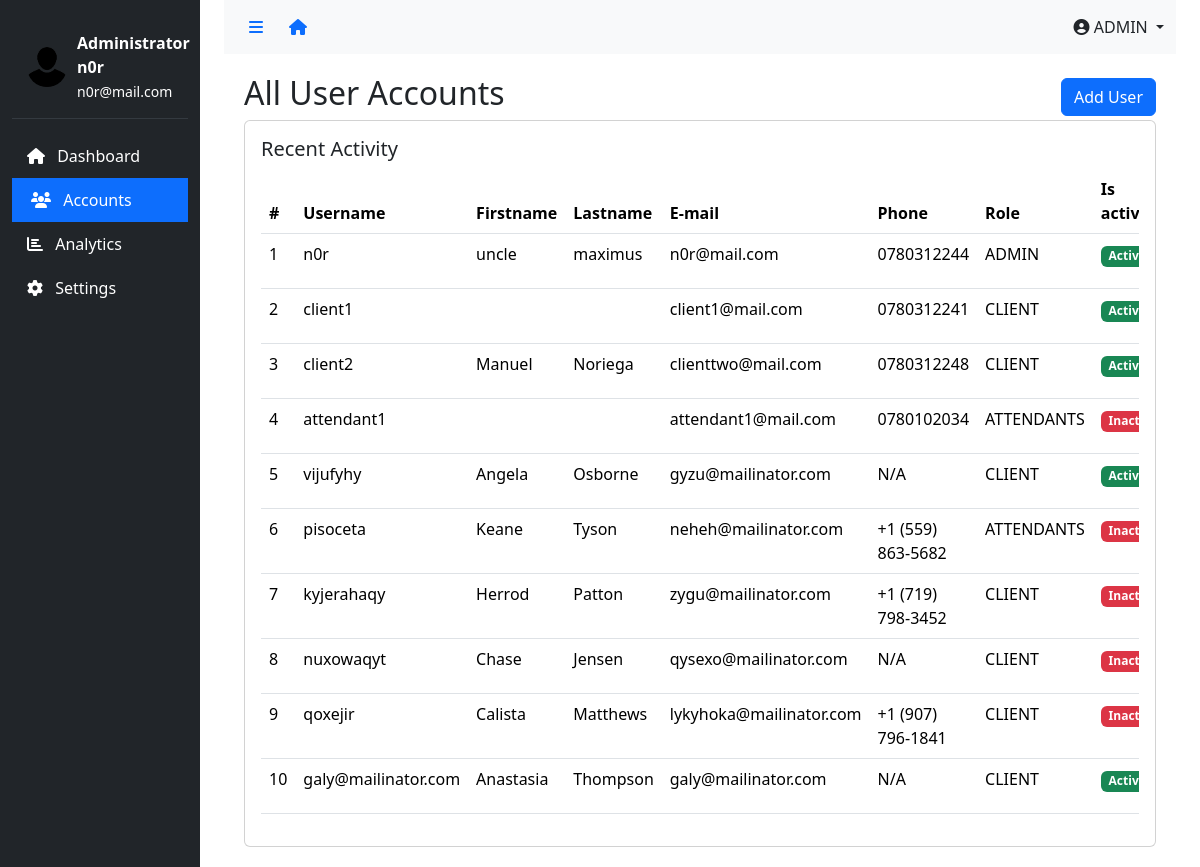
The app's page /uaccounts (signed in) with its own data.
### app/models.py (models this page shows, shortened)
class User(AbstractUser):
    class Role(models.TextChoices):
        ATTENDANTS = "ATTENDANTS", "Attendants"
        ADMIN = "ADMIN", "Admin"
        CLIENT = "CLIENT", "Client"
    role = models.CharField(
        max_length=50,
        choices=Role.choices,
        default=Role.CLIENT  # Set default role to CLIENT
    )
    phone_number = models.CharField(
        validators=[phone_regex],
        max_length=10,
        unique=True,
        null=True
    )
    groups = models.ManyToManyField(
        'auth.Group',
        related_name='users',
        blank=True,
        help_text='The groups this user belongs to.'
    )
    user_permissions = models.ManyToManyField(
        'auth.Permission',
        related_name='users',
        blank=True,
        help_text='Specific permissions for this user.'
    )

### app/views.py (the view)
# urls.py: path('uaccounts', views.uaccounts, name="uaccounts"),
@login_required
@admin_required
def uaccounts(request):
    users = User.objects.all()
    return render(request, 'dashboard/uaccounts.html', {'users': users, 'active_menu': 'uaccounts'})

### app/templates/app/dashboard/uaccounts.html (shortened to what this page needs)
{% extends 'dashboard/base.html' %}
{% block content %}
<div class="content">
    <div class="d-flex justify-content-between align-items-center">
        <h2>All User Accounts</h2>
        <a href="{% url 'create_user' %}" class="btn btn-primary">Add User</a>
    </div>
    <div class="card">
        <div class="card-body">
            <h5 class="card-title">Recent Activity</h5>
            <div class="table-responsive">
                <table class="table table-hover" id="activityTable">
                    <thead>
                        <tr>
                            <th>#</th>
                            <th>Username</th>
                            <th>Firstname</th>
                            <th>Lastname</th>
                            <th>E-mail</th>
                            <th>Phone</th>
                            <th>Role</th>
                            <th>Is active</th>
                        </tr>
                    </thead>
                    <tbody>
                        {% for user in users %}
                        <tr>
                            <td>{{ forloop.counter }}</td>
                            <td>{{ user.username }}</td>
                            <td>{{ user.first_name }}</td>
                            <td>{{ user.last_name }}</td>
                            <td>{{ user.email }}</td>
                            <td>{{ user.phone_number|default:"N/A" }}</td>
                            <td>{{ user.role|default:"N/A" }}</td>
                            <td>
                                {% if user.is_active %}
                                <span class="badge bg-success">Active</span>
                                {% else %}
                                <span class="badge bg-danger">Inactive</span>
                                {% endif %}
                            </td>
                        </tr>
                        {% empty %}
                        <tr>
                            <td colspan="9" class="text-center">No users found</td>
                        </tr>
                        {% endfor %}
                    </tbody>
                </table>
            </div>
        </div>
    </div>
</div>
</div>
</div>
{% endblock %}

### app/templates/app/dashboard/base.html (shortened to what this page needs)
{% load static %}
<!DOCTYPE html>
<html lang="en">
<head>
  <link href="https://cdnjs.cloudflare.com/ajax/libs/bootstrap/5.3.2/css/bootstrap.min.css" rel="stylesheet" />
  <link href="https://cdnjs.cloudflare.com/ajax/libs/font-awesome/6.4.2/css/all.min.css" rel="stylesheet" />
  <link href="https://cdnjs.cloudflare.com/ajax/libs/datatables/1.10.21/css/jquery.dataTables.min.css"
    rel="stylesheet" />
</head>
<body>
  <div class="container-fluid">
    <div class="row">
      {% if request.user.role == "ADMIN" %}
      {% include '../dashboard/includes/admin-sidebar.html' %}
      {% elif request.user.role == "ATTENDANTS" %}
      {% include '../dashboard/includes/attendant-sidebar.html' %}
      {% elif request.user.role == "CLIENT" %}
      {% include '../dashboard/includes/client-sidebar.html' %}
      {% else %}
      <p>No sidebar available for your role.</p>
      {% endif %}
      <div class="col-md-9 col-lg-10 ms-sm-auto px-md-4">
        {% include '../dashboard/includes/nav.html' %}
        {% block content %}{% endblock %}
      </div>
</body>
</html>

### app/templates/app/dashboard/includes/admin-sidebar.html
{% load static %}
<div class="col-md-3 col-lg-2 d-md-block sidebar" id="sidebar">
  <div class="position-sticky pt-3">
    <div class="user-info d-flex align-items-center">
      <img src="{% static 'img/pngwing.com.png' %}" alt="User" class="rounded-circle" />
      <div>
        <div class="fw-bold">Administrator</div>
        <div class="fw-bold">{{ user.username }}</div>
        <small>{{ user.email }}</small>
      </div>
    </div>
    <ul class="nav flex-column">
      <li class="nav-item">
        <a class="sidebar-link {% if active_menu == 'dashboard' %}active{% endif %}" href="{% url 'dashboard' %}" data-page="dashboard">
          <i class="fas fa-home me-2"></i> Dashboard
        </a>
      </li>
      <li class="nav-item">
        <a class="sidebar-link {% if active_menu == 'uaccounts' %}active{% endif %}" href="{% url 'uaccounts' %}" data-page="users">
          <i class="fas fa-users me-2"></i> Accounts
        </a>
      </li>
      <li class="nav-item">
        <a class="sidebar-link {% if active_menu == 'analytics' %}active{% endif %}" href="#" data-page="analytics">
          <i class="fas fa-chart-bar me-2"></i> Analytics
        </a>
      </li>
      <li class="nav-item">
        <a class="sidebar-link {% if active_menu == 'settings' %}active{% endif %}" href="#" data-page="settings">
          <i class="fas fa-cog me-2"></i> Settings
        </a>
      </li>
    </ul>
  </div>
</div>

### app/templates/app/dashboard/includes/nav.html (shortened to what this page needs)
<nav class="navbar navbar-expand-lg navbar-light bg-light">
  <div class="container-fluid d-flex align-items-center">
    <div class="d-flex align-items-center">
      <button class="btn btn-link" id="sidebarToggle">
        <i class="fas fa-bars"></i>
      </button>
      <a href="/" class="btn btn-link">
        <i class="fas fa-house"></i>
      </a>
    </div>
    <div class="ms-auto d-flex align-items-center">
      <div class="dropdown">
        <a class="nav-link dropdown-toggle" href="#" role="button" data-bs-toggle="dropdown">
          <i class="fas fa-user-circle"></i> {{ user.role }}
        </a>
      </div>
    </div>
  </div>
</nav>

### app/templates/app/dashboard/base.html (style rules this page uses)
.sidebar { min-height: 100vh; background: #212529; transition: all 0.3s; }
.sidebar-link { color: #fff; text-decoration: none; padding: 10px 15px; display: block; transition: all 0.3s; }
.sidebar-link:hover, .sidebar-link.active { background: #343a40; color: #fff; border-left: 4px solid #0d6efd; }
.sidebar-link.active { background: #0d6efd; }
.content { padding: 20px; }
#sidebarToggle { cursor: pointer; }
.user-info { color: white; padding: 15px; border-bottom: 1px solid #343a40; margin-bottom: 15px; }
.user-info img { width: 40px; height: 40px; margin-right: 10px; }

### records on screen
User: username "n0r", email "n0r@mail.com", role "ADMIN", first_name "uncle", last_name "maximus", phone_number "0780312244", is_active "Active"
User: username "client1", email "client1@mail.com", phone_number "0780312241", role "CLIENT", is_active "Active"
User: username "client2", first_name "Manuel", last_name "Noriega", email "clienttwo@mail.com", phone_number "0780312248", role "CLIENT", is_active "Active"
User: username "attendant1", email "attendant1@mail.com", phone_number "0780102034", role "ATTENDANTS", is_active "Inactive"
User: username "vijufyhy", first_name "Angela", last_name "Osborne", email "gyzu@mailinator.com", phone_number "N/A", role "CLIENT", is_active "Active"
User: username "pisoceta", first_name "Keane", last_name "Tyson", email "neheh@mailinator.com", phone_number "+1 (559) 863-5682", role "ATTENDANTS", is_active "Inactive"
User: username "kyjerahaqy", first_name "Herrod", last_name "Patton", email "zygu@mailinator.com", phone_number "+1 (719) 798-3452", role "CLIENT", is_active "Inactive"
User: username "nuxowaqyt", first_name "Chase", last_name "Jensen", email "qysexo@mailinator.com", phone_number "N/A", role "CLIENT", is_active "Inactive"
User: username "qoxejir", first_name "Calista", last_name "Matthews", email "lykyhoka@mailinator.com", phone_number "+1 (907) 796-1841", role "CLIENT", is_active "Inactive"
User: username "galy@mailinator.com", first_name "Anastasia", last_name "Thompson", email "galy@mailinator.com", phone_number "N/A", role "CLIENT", is_active "Active"
